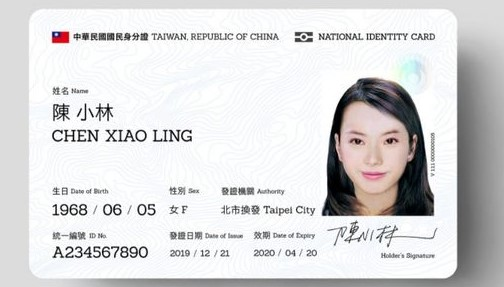
#> input picture TWnationalIDcard.jpg, 504 x 287 px
$ python preprocess_id_card.py
#> lines starting #> are read from the running program, lines starting #| are printed output that depends on the picture; after the words box and inside, x2 and y2 are one past the last pixel; in counts of white or black regions, pixels touching at a corner belong together
import sys
import pytesseract
import cv2


filename = "./TWnationalIDcard.jpg"


image = cv2.imread(filename)
#> image is the input picture: shape (287, 504, 3); mean B, G, R 217.8, 217.1, 217.5
# # Convert the image to grayscale
gray_image = cv2.cvtColor(image, cv2.COLOR_BGR2GRAY)
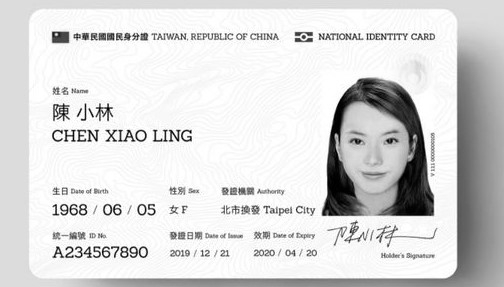
#> gray_image: shape (287, 504); min 0, max 255, mean 217.3
# text = pytesseract.image_to_string(gray_image, lang='chi_tra+eng')
# print(text)
# print(type(text))


cv2.imwrite("./temp/output.png", gray_image)

blur = cv2.GaussianBlur(gray_image, (7,7), 0)
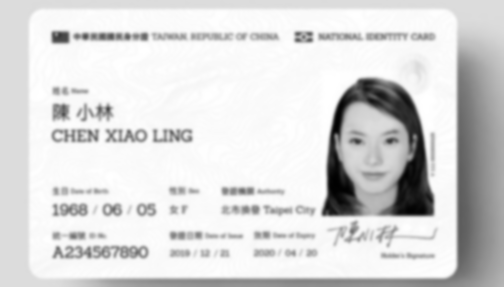
#> blur: shape (287, 504); min 1, max 255, mean 217.3
cv2.imwrite("./temp/blur.png", blur)


thresh = cv2.threshold(
    blur,
    0,
    255,
    cv2.THRESH_BINARY_INV + cv2.THRESH_OTSU
    )[1]
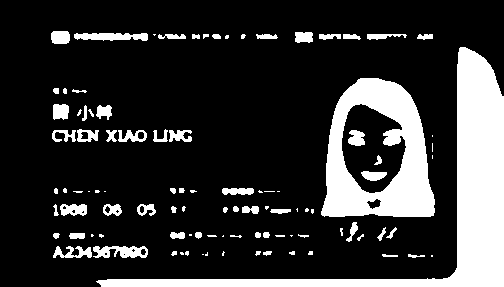
#> thresh: shape (287, 504); 19.7% white; 99 white regions (37 under 20 px), largest, box (x1, y1, x2, y2) and area: (96, 47, 504, 287) 13520, (321, 78, 435, 217) 8604, (74, 33, 148, 41) 466

cv2.imwrite("./temp/thresh.png", thresh)

# [23 lines of commented-out code are left out]
